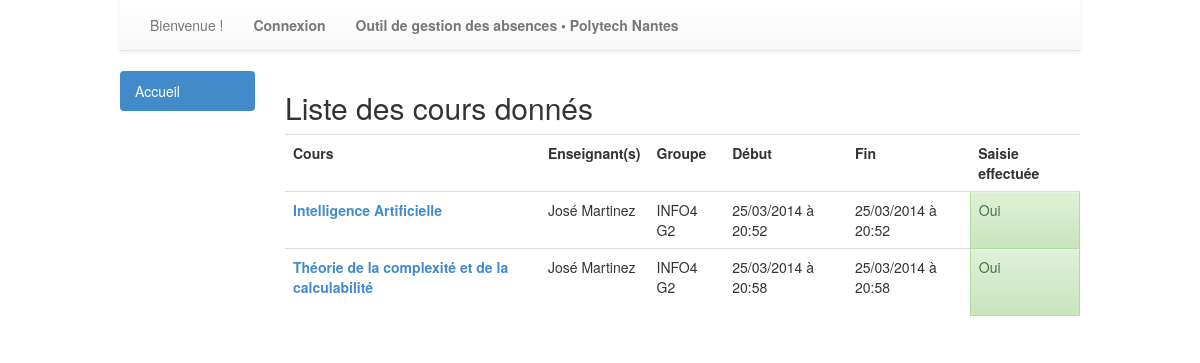
The app's page /absences/cours/liste/, older data.
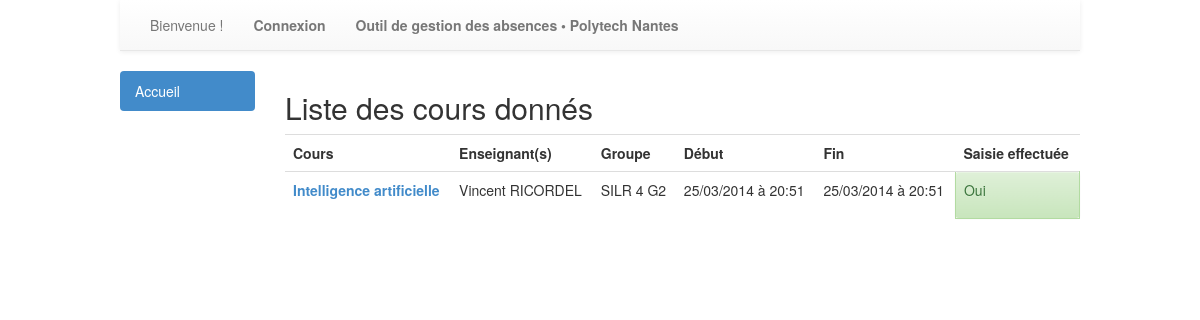
The same page, newer data.
### absences/models.py (models this page shows, shortened)
class Cours (models.Model):
	dateDebut = models.DateTimeField(auto_now = True, auto_now_add = False)
	dateFin = models.DateTimeField(auto_now = True, auto_now_add = False)
	saisieEffectuee = models.BooleanField(default = False)
	matiere = models.ForeignKey(Matiere)
	donne_a = models.ManyToManyField(Groupe, related_name='donne_a')
	donne_par = models.ManyToManyField(Enseignant, related_name = 'donne_par')

class Matiere (models.Model):
	intitule = models.CharField(max_length = 200)

class Utilisateur(models.Model):
	user = models.OneToOneField(User)

class Enseignant(Utilisateur):
	pass

class Utilisateur(models.Model):
	user = models.OneToOneField(User)

class Groupe(models.Model):
	nom = models.CharField(max_length=200)
	etudiants = models.ManyToManyField(Etudiant, related_name='membresGroupe+')

### absences/views.py (the view)
class CoursListView(ListView):
	model = Cours
	context_object_name = 'listeCours'
	template_name = 'absences/listeCours.html'
	paginate_by = 10

### absences/context_processor.py (called while the page is built, shortened)
def nbAbsencesNonJustifiees (request):
	try:
		etudiant = Etudiant.objects.get(user=request.user.id)
		nb = Absence.objects.filter(etudiant_id = etudiant.id, justifie = False).count()
	except:
		nb = 0
	return {'nbAbsencesNonJustifiees':nb}

def determinerGroupe(request):
	groupeUtilisateur = {}
	groupeUtilisateur['etudiant'] = None
	groupeUtilisateur['secretaire'] = None
	groupeUtilisateur['enseignant'] = None
	try:
		groupes = request.user.groups.all()
	except:
		groupeUtilisateur['etudiant'] = None
		groupeUtilisateur['secretaire'] = None
		groupeUtilisateur['enseignant'] = None
	return {'groupeUtilisateur':groupeUtilisateur}

### absences/templates/absences/listeCours.html (shortened to what this page needs)
{% extends 'general.html' %}
{%block content %}
<h2>Liste des cours donnés</h2>
<table class="table table-hover">
	<tr>
		<th>Cours</th>
		<th>Enseignant(s)</th>
		<th>Groupe</th>
		<th>Début</th>
		<th>Fin</th>
		<th>Saisie effectuée</th>
	</tr>
{% for cours in listeCours %}
	<tr>
		<td><p><strong><a href="{% url 'absences:consultationCours' cours.id %}" title="Voir les absences">{{cours.matiere.intitule}}</a></strong></p></td>
		<td>{% for enseignant in cours.donne_par.all %} {{enseignant.user.first_name}} {{enseignant.user.last_name}}{% if not forloop.last %}, {%endif%}{% endfor %}</td>
		<td>{% for groupe in cours.donne_a.all %} {{groupe.nom}}{% if not forloop.last %}, {%endif%}{% endfor %}</td>
		<td>{{cours.dateDebut|date:"d/m/Y"}} à {{cours.dateDebut|time:"H:i"}}</td>
		<td>{{cours.dateDebut|date:"d/m/Y"}} à {{cours.dateDebut|time:"H:i"}}</td>
		{% if cours.saisieEffectuee %}
			<td class="alert alert-success">Oui</td>
		{% else %}
			<td class="alert alert-danger">Non</td>
		{% endif %}
	</tr>
	{%empty%}
	<tr>
		<td colspan="6">Aucun cours ne correspond à cette date</td>
	</tr>
{% endfor %}
</table>
{%endblock %}

### templates/general.html (shortened to what this page needs)
<!DOCTYPE html>
	<head>
		{% load staticfiles %}
		<link rel="stylesheet" type="text/css" href="{% static 'css/style.css' %}" />
		<link rel="stylesheet" type="text/css" href="{% static 'css/bootstrap.min.css' %}" />
		<link rel="stylesheet" type="text/css" href="{% static 'css/bootstrap-theme.min.css' %}" />
	</head>
	<body>
	<div id="content">
		<nav class="navbar navbar-default navbar-static-top" role="navigation">
			<div class="container-fluid">
				<div class="collapse navbar-collapse" id="bs-example-navbar-collapse-1">
					<ul class="nav navbar-nav">
						{% if user.is_authenticated %}
						<li><a href="">Bienvenue, {{user.first_name}}</a></li>
						{% else %}
						<li><a href="">Bienvenue !</a></li>
						{% endif %}
						{% if user.is_authenticated %}
						<li><a href="{% url 'absences:deconnexion' %}" title="Deconnexion">Déconnexion</a></li>
						{% else %}
						<li><a href="{% url 'absences:connexion' %}" title="Connexion" style="font-weight:bold;">Connexion</a></li>
						{% endif %}
						<li><a href="#" style="font-weight:bold;">Outil de gestion des absences &bull; Polytech Nantes</a></li>
					</ul>
				</div>
			</div>
		</nav>
		<div class="row">
			<div class="col-md-2">
				<ul class="nav nav-pills nav-stacked">
				  	<li class="active"><a href="{% url 'absences:index' %}">Accueil</a></li>
				</ul>
			</div>
	 		<div class="col-md-10">
				{% block content %}	{% endblock %}
	 		</div>
		</div>
	</div>
	</body>
</html>

### static/css/style.css (style rules this page uses)
#content { width:80%; margin:auto; }

Row changes from the older to the newer data that the page shows:
removed Enseignant: user.first_name "José", user.last_name "Martinez"
removed Cours: matiere.intitule "Théorie de la complexité et de la calculabilité", dateDebut "25/03/2014", dateDebut "20:58", saisieEffectuee "Oui", Groupe (nom "INFO4 G2")
changed Cours: gains Enseignant (user.first_name "Vincent", user.last_name "RICORDEL"); matiere.intitule "Intelligence Artificielle" → "Intelligence artificielle"; dateDebut "20:52" → "20:51"
changed Groupe: nom "INFO4 G2" → "SILR 4 G2"
